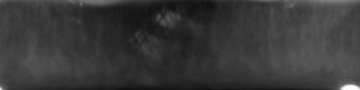
%> input picture Biometria/lab05/teczowka_2.png, 360 x 90 px
$ octave lab05_zad2.m   (GNU Octave 9; MATLAB toolbox functions it lacks are replaced by stand-ins)
%> lines starting %> are read from the running program, lines starting %| are printed output that depends on the picture
%% Filtracja obrazu tęczówki przy użyciu 2D FFT
% ============================================
close all; clear all; clc;  % Inicjalizacja - czyszczenie obszaru roboczego

% Wczytanie obrazu tęczówki
I = imread('teczowka_2.png');  % Wczytanie obrazu tęczówki
%> I is the input picture: size 90x360 uint8; min 13, max 255, mean 56.5
if size(I,3) == 3
    I = rgb2gray(I);  % Konwersja do skali szarości jeśli obraz jest kolorowy
end
I = im2double(I);  % Konwersja do formatu zmiennoprzecinkowego
%> I: size 90x360 double

% Wyświetlenie oryginalnego obrazu
figure;
subplot(2,3,1);
imshow(I, []);
title('Oryginalny Obraz Tęczówki');

% Obliczenie dwuwymiarowej FFT i przesunięcie widma częstotliwości
F = fft2(I);
F_shifted = fftshift(F);
magF = log(1 + abs(F_shifted));  % Logarytmiczne skalowanie dla lepszej wizualizacji
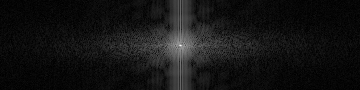
%> magF: size 90x360 double; min 0.00625, max 8.88, mean 0.703; drawn with min black and max white

% Wyświetlenie widma częstotliwości
subplot(2,3,2);
imshow(magF, []);
title('Widmo Częstotliwości (skala log)');

% Projektowanie filtrów
[rows, cols] = size(I);
%> rows = 90; cols = 360
[u, v] = meshgrid(-floor(cols/2):floor((cols-1)/2), -floor(rows/2):floor((rows-1)/2));
D = sqrt(u.^2 + v.^2);  % Obliczenie odległości od środka

% 1. Filtr dolnoprzepustowy (LPF) - przepuszcza niskie częstotliwości
D_low = 30;  % Częstotliwość odcięcia dla filtru dolnoprzepustowego
H_lpf = double(D <= D_low);

% 2. Filtr górnoprzepustowy (HPF) - przepuszcza wysokie częstotliwości
D_high = 10;  % Częstotliwość odcięcia dla filtru górnoprzepustowego
H_hpf = double(D >= D_high);

% 3. Filtr środkowoprzepustowy (BPF) - przepuszcza tylko wybrany zakres częstotliwości
D_band_low = 10;    % Dolna granica przepustowości
D_band_high = 40;   % Górna granica przepustowości
H_bpf = double(D >= D_band_low & D <= D_band_high);

% Wyświetlenie filtrów
subplot(2,3,4);
imshow(H_lpf, []);
title('Filtr Dolnoprzepustowy');

subplot(2,3,5);
imshow(H_hpf, []);
title('Filtr Górnoprzepustowy');

subplot(2,3,6);
imshow(H_bpf, []);
title('Filtr Środkowoprzepustowy');
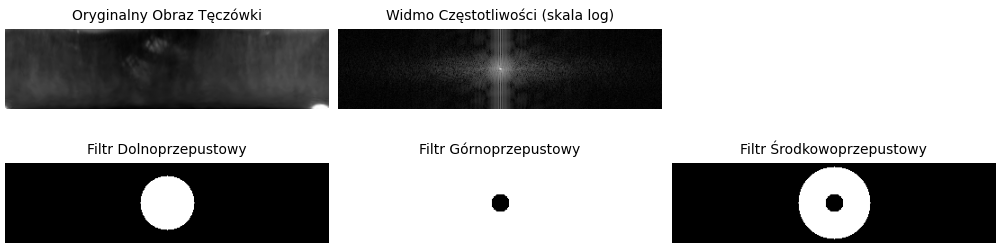
%> figure redrawn from the program's plot data, 5 panels

% Zastosowanie filtrów i rekonstrukcja obrazów
% 1. Zastosowanie filtru dolnoprzepustowego
F_lpf = F_shifted .* H_lpf;
I_lpf = real(ifft2(ifftshift(F_lpf)));
I_lpf = mat2gray(I_lpf);

% 2. Zastosowanie filtru górnoprzepustowego
F_hpf = F_shifted .* H_hpf;
I_hpf = real(ifft2(ifftshift(F_hpf)));
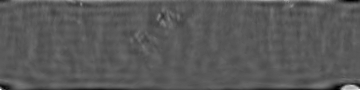
%> I_hpf: size 90x360 double; min -0.222, max 0.412, mean 1.1e-19; drawn with min black and max white
I_hpf = mat2gray(I_hpf);

% 3. Zastosowanie filtru środkowoprzepustowego
F_bpf = F_shifted .* H_bpf;
I_bpf = real(ifft2(ifftshift(F_bpf)));
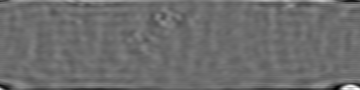
%> I_bpf: size 90x360 double; min -0.233, max 0.31, mean -3.29e-19; drawn with min black and max white
I_bpf = mat2gray(I_bpf);

% Wyświetlenie wyników filtracji
figure;
subplot(2,2,1);
imshow(I, []);
title('Oryginalny Obraz');

subplot(2,2,2);
imshow(I_lpf, []);
title('Filtracja Dolnoprzepustowa');

subplot(2,2,3);
imshow(I_hpf, []);
title('Filtracja Górnoprzepustowa');

subplot(2,2,4);
imshow(I_bpf, []);
title('Filtracja Środkowoprzepustowa');

% Analiza morfologii tęczówki w przestrzeni 3D
figure;
subplot(1,3,1);
mesh(I);
title('Morfologia Oryginalnej Tęczówki');
xlabel('X');
ylabel('Y');
zlabel('Intensywność');

subplot(1,3,2);
mesh(I_lpf);
title('Morfologia po Filtracji Dolnoprzepustowej');
xlabel('X');
ylabel('Y');
zlabel('Intensywność');

subplot(1,3,3);
mesh(I_bpf);
title('Morfologia po Filtracji Środkowoprzepustowej');
xlabel('X');
ylabel('Y');
zlabel('Intensywność');
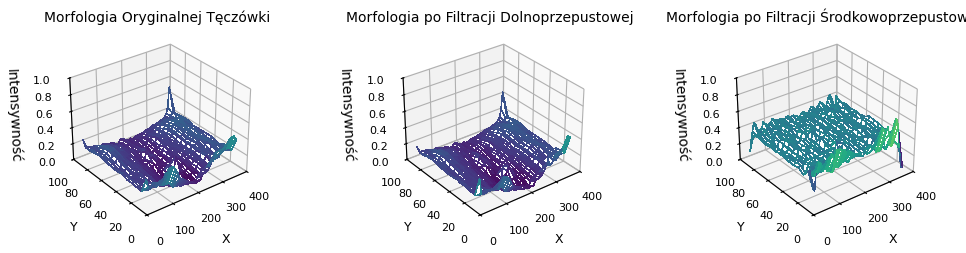
%> figure redrawn from the program's plot data, 3 panels

% Dodatkowa analiza - porównanie przekrojów
figure;
centerRow = round(rows/2);
%> centerRow = 45
plot(1:cols, I(centerRow,:), 'b', 1:cols, I_lpf(centerRow,:), 'g', 1:cols, I_bpf(centerRow,:), 'r');
title('Porównanie Przekrojów Poziomych');
xlabel('Piksel w poziomie');
ylabel('Intensywność');
legend('Oryginalny', 'Filtr Dolnoprzepustowy', 'Filtr Środkowoprzepustowy');
grid on;
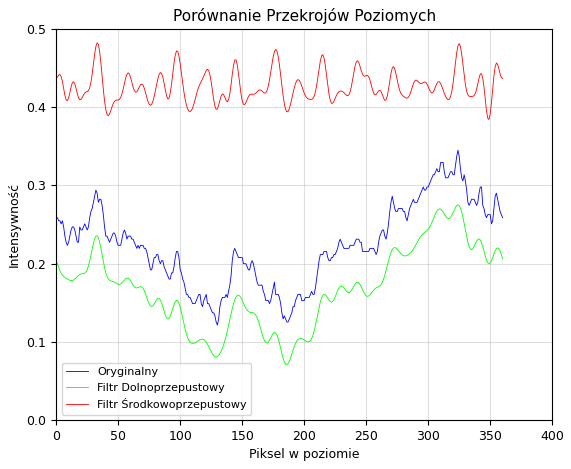
%> figure redrawn from the program's plot data; curve peaks at x = 324, y = 0.345; curve peaks at x = 324, y = 0.275; curve peaks at x = 33, y = 0.482

$ run again, with Biometria/lab05/teczowka_1.png copied over Biometria/lab05/teczowka_2.png
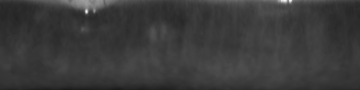
%> input picture Biometria/lab05/teczowka_1.png, 360 x 90 px
%> I is the input picture: size 90x360 uint8; min 26, max 245, mean 58.8
%> I: size 90x360 double
%> `zlabel('Intensywność');`:
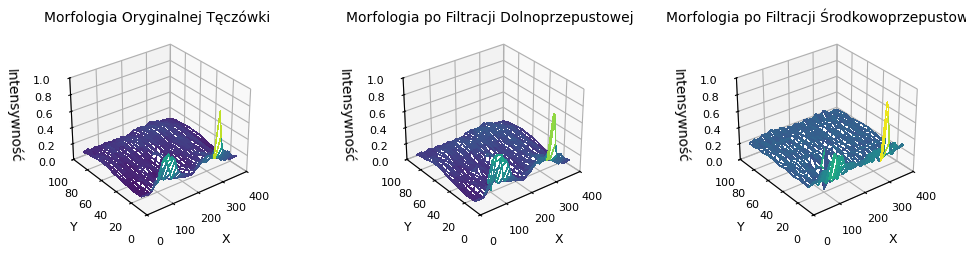
%> figure redrawn from the program's plot data, 3 panels
%> `grid on;`:
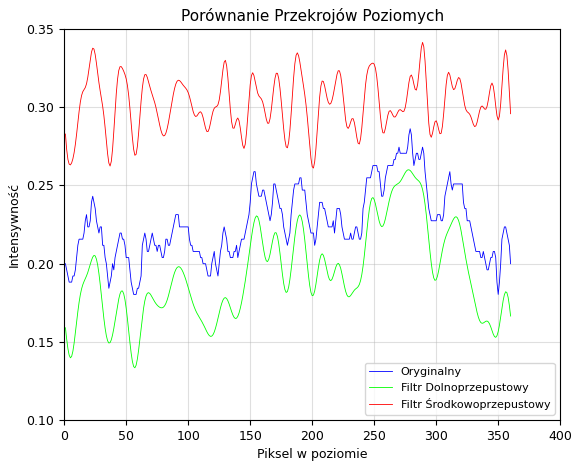
%> figure redrawn from the program's plot data; curve peaks at x = 279, y = 0.286; curve peaks at x = 278, y = 0.26; curve peaks at x = 289, y = 0.341
